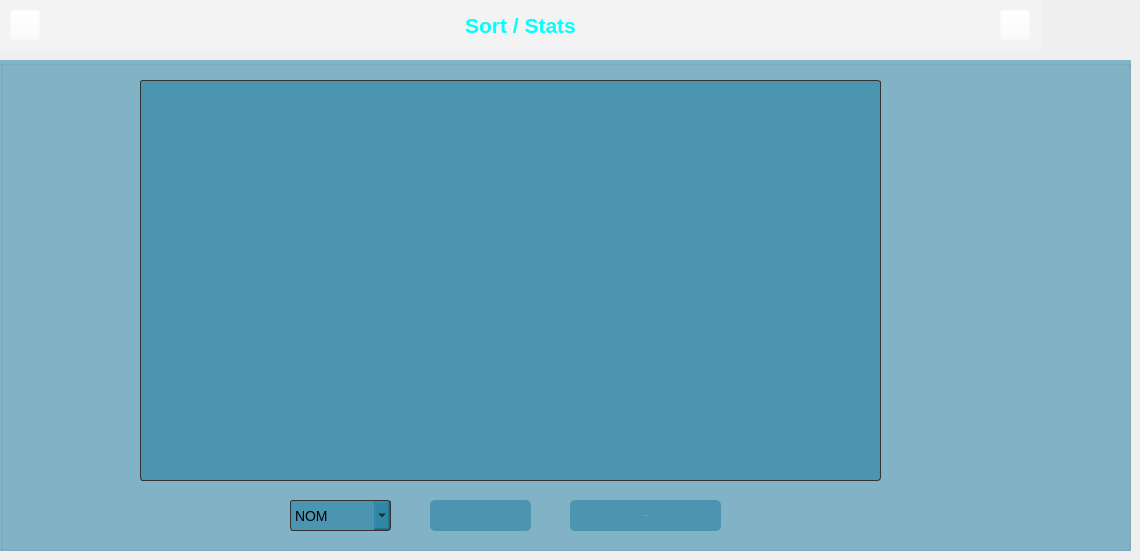
        <widget class="QWidget" name="page_20">
         <widget class="QPushButton" name="pushButton_5">
          <property name="geometry">
           <rect>
            <x>10</x>
            <y>10</y>
            <width>30</width>
            <height>30</height>
           </rect>
          </property>
          <property name="styleSheet">
           <string notr="true">QPushButton{
border-image: url(:/new/icons/icons/left.png);
background-color: rgba(255, 255, 255, 0%);
}
QPushButton:pressed{
image: url(:/new/icons/icons/left_clk.png);
background-color: rgba(255, 255, 255, 0%);
}</string>
          </property>
          <property name="text">
           <string/>
          </property>
         </widget>
         <widget class="QPushButton" name="pushButton_6">
          <property name="geometry">
           <rect>
            <x>1000</x>
            <y>10</y>
            <width>30</width>
            <height>30</height>
           </rect>
          </property>
          <property name="styleSheet">
           <string notr="true">QPushButton{
background-color: rgba(255, 255, 255, 0%);
border-image: url(:/new/icons/icons/right.png);
}
QPushButton:pressed{
border-image: url(:/new/icons/icons/right_clk.png);
background-color: rgba(255, 255, 255, 0%);
}</string>
          </property>
          <property name="text">
           <string/>
          </property>
         </widget>
         <widget class="QLabel" name="label_92">
          <property name="geometry">
           <rect>
            <x>0</x>
            <y>0</y>
            <width>1041</width>
            <height>51</height>
           </rect>
          </property>
          <property name="styleSheet">
           <string notr="true">background-color: rgba(255, 255, 255, 0.1%);
font: &quot;Eras Bold ITC&quot;;</string>
          </property>
          <property name="text">
           <string>&lt;html&gt;&lt;head/&gt;&lt;body&gt;&lt;p align=&quot;center&quot;&gt;&lt;span style=&quot; font-size:16pt; font-weight:600; color:#00ffff;&quot;&gt;Sort / Stats&lt;/span&gt;&lt;/p&gt;&lt;/body&gt;&lt;/html&gt;</string>
          </property>
         </widget>
         <widget class="QGroupBox" name="groupBox_24">
          <property name="geometry">
           <rect>
            <x>0</x>
            <y>60</y>
            <width>1131</width>
            <height>491</height>
           </rect>
          </property>
          <property name="styleSheet">
           <string notr="true">border-color: rgb(168, 234, 254);
background-color:rgba(18, 118, 158,125);</string>
          </property>
          <property name="title">
           <string/>
          </property>
          <widget class="QTableView" name="tabclients">
           <property name="geometry">
            <rect>
             <x>140</x>
             <y>20</y>
             <width>741</width>
             <height>401</height>
            </rect>
           </property>
           <property name="styleSheet">
            <string notr="true">QTableView{
border-style: solid;
background-color:rgba(18, 118, 158,125);
color: rgb(0, 255, 255);
border-width: 2px;
border-radius: 10px;
font: 16px;
border: 1px solid #333333;
border-radius: 3px;
padding: 1px 23px 1px 3px;
background-color:rgba(18, 118, 158,125);
color: rgb(0, 255, 255);
font: 75 7pt &quot;MS Shell Dlg 2&quot;;
selection-background-color: rgba(255, 255, 255, 0.1%);
}
QHeaderView{
color: rgb(7, 161, 183);
background-color: rgba(255, 255, 255, 0.1%);
}
QHeaderView:section{
color: rgb(121, 230, 230);
background-color: rgba(255, 255, 255, 0.1%);
}
QScrollBar{
color: rgb(7, 161, 183);
background-color: rgba(255, 255, 255, 0.1%);
}
QTableCornerButton::section{
color: rgb(7, 161, 183);
background-color: rgba(255, 255, 255, 0.1%);
}</string>
           </property>
          </widget>
          <widget class="QComboBox" name="check_tri">
           <property name="geometry">
            <rect>
             <x>290</x>
             <y>440</y>
             <width>101</width>
             <height>31</height>
            </rect>
           </property>
           <property name="font">
            <font>
             <family>MS Shell Dlg 2</family>
             <pointsize>-1</pointsize>
             <weight>50</weight>
             <italic>false</italic>
             <bold>false</bold>
            </font>
           </property>
           <property name="styleSheet">
            <string notr="true">QComboBox{
border-style: solid;
border-width: 2px;
border-radius: 10px;
font: 14px ;
border: 1px solid #333333;
border-radius: 3px;
}
QComboBox:pressed{
color: rgb(0, 255, 255);
}
QComboBox:item:selected{
color: rgb(0, 255, 255);
}
QComboBox:items{
    color: rgb(110,209,255);
}
QListView{
    color: rgb(110,209,255);
}</string>
           </property>
           <item>
            <property name="text">
             <string>NOM</string>
            </property>
           </item>
           <item>
            <property name="text">
             <string>PRENOM</string>
            </property>
           </item>
           <item>
            <property name="text">
             <string>ID</string>
            </property>
           </item>
           <item>
            <property name="text">
             <string>TYPEC</string>
            </property>
           </item>
           <item>
            <property name="text">
             <string>ADRESSE</string>
            </property>
           </item>
           <item>
            <property name="text">
             <string>MAIL</string>
            </property>
           </item>
           <item>
            <property name="text">
             <string>REVENUS</string>
            </property>
           </item>
           <item>
            <property name="text">
             <string>RIB</string>
            </property>
           </item>
           <item>
            <property name="text">
             <string>REF</string>
            </property>
           </item>
           <item>
            <property name="text">
             <string>DATE_PAYEMENT</string>
            </property>
           </item>
          </widget>
          <widget class="QPushButton" name="trierclient">
           <property name="geometry">
            <rect>
             <x>430</x>
             <y>440</y>
             <width>101</width>
             <height>31</height>
            </rect>
           </property>
           <property name="font">
            <font>
             <family>Eras Bold ITC</family>
             <pointsize>-1</pointsize>
             <weight>50</weight>
             <italic>false</italic>
             <bold>false</bold>
            </font>
           </property>
           <property name="styleSheet">
            <string notr="true">QPushButton{
color: rgb(255, 255, 255);
background-color:rgba(18, 118, 158,125);
color: rgb(0, 255, 255);
font: 75 7pt &quot;MS Shell Dlg 2&quot;;
border-width: 2px;
border-radius: 5px;
font: 16px &quot;Eras Bold ITC&quot;;
}
QPushButton:hover{
border-style: solid;
color: rgb(255, 255, 255);
background-color:rgba(18, 118, 158,125);
color: rgb(0, 255, 255);
font: 75 7pt &quot;MS Shell Dlg 2&quot;;
border-width: 2px;
border-radius: 5px;
font: 16px &quot;Eras Bold ITC&quot;;
}
QPushButton:pressed{
border-style: solid;
color: rgb(255, 255, 255);
font: 16px &quot;Eras Bold ITC&quot;;
border: 1px solid #333333;
border-width: 2px;
border-radius: 5px;
background-color: rgb(19, 67, 85);
}</string>
           </property>
           <property name="text">
            <string>sort</string>
           </property>
          </widget>
          <widget class="QPushButton" name="statistiquepartype">
           <property name="geometry">
            <rect>
             <x>570</x>
             <y>440</y>
             <width>151</width>
             <height>31</height>
            </rect>
           </property>
           <property name="font">
            <font>
             <family>Eras Bold ITC</family>
             <pointsize>-1</pointsize>
             <weight>50</weight>
             <italic>false</italic>
             <bold>false</bold>
            </font>
           </property>
           <property name="styleSheet">
            <string notr="true">QPushButton{
color: rgb(255, 255, 255);
background-color:rgba(18, 118, 158,125);
color: rgb(0, 255, 255);
font: 75 7pt &quot;MS Shell Dlg 2&quot;;
border-width: 2px;
border-radius: 5px;
font: 16px &quot;Eras Bold ITC&quot;;
}
QPushButton:hover{
border-style: solid;
color: rgb(255, 255, 255);
background-color:rgba(18, 118, 158,125);
color: rgb(0, 255, 255);
font: 75 7pt &quot;MS Shell Dlg 2&quot;;
border-width: 2px;
border-radius: 5px;
font: 16px &quot;Eras Bold ITC&quot;;
}
QPushButton:pressed{
border-style: solid;
color: rgb(255, 255, 255);
font: 16px &quot;Eras Bold ITC&quot;;
border: 1px solid #333333;
border-width: 2px;
border-radius: 5px;
background-color: rgb(19, 67, 85);
}</string>
           </property>
           <property name="text">
            <string>statistiques</string>
           </property>
          </widget>
         </widget>
         <zorder>label_92</zorder>
         <zorder>pushButton_5</zorder>
         <zorder>pushButton_6</zorder>
         <zorder>groupBox_24</zorder>
        </widget>
